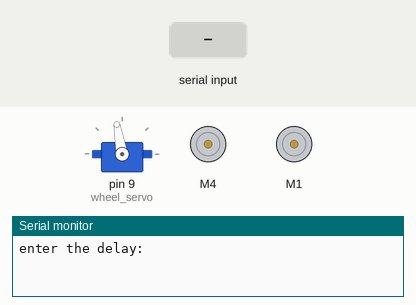
Recording of a sketch running on a simulated Arduino Uno, built with avr-gcc and run on an emulated ATmega328P. On the bench: servo, 2 × DC motor (green arrow = forward, orange = backward, longer = faster), the last lines printed to the serial monitor. The test bench sets the inputs (shaded band).

Above: at 1.2 s.
1.3 s: "90,45\n" received over Serial
At 2.0 s:
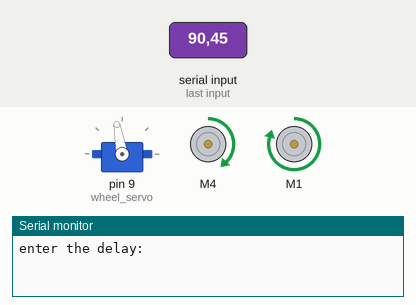
4.3 s: "30,150\n" received over Serial
At 7.05 s:
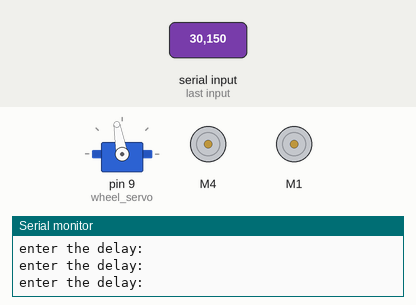
7.3 s: "0\n" received over Serial
Timing chart, 0 to 11.6 s (numbered marks = the images above; inputs shaded):
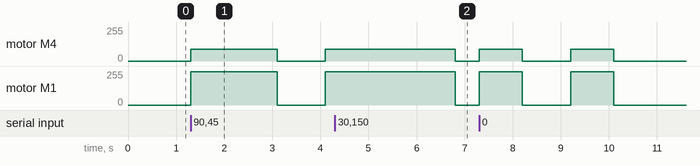

Measured:
- after the input at 1.3 s, motor M4: stopped → forward 90/255 at once, → stopped 1.8 s later, → forward 90/255 1.0 s later; motor M1: stopped → forward 250/255 at once, → stopped 1.8 s later, → forward 250/255 1.0 s later
- after the input at 4.3 s, motor M4: forward 90/255 → stopped after 2.5 s instead of 0.70 s; motor M1: forward 250/255 → stopped after 2.5 s instead of 0.70 s

The sketch:

runcheck.ino
```cpp
#include<Servo.h>
#include<AFMotor.h>
Servo wheel_servo;
AF_DCMotor right(4);
AF_DCMotor left(1);

void setup() {

  Serial.begin(9600);

  wheel_servo.attach(9);
  wheel_servo.write(100);
}

void loop() {
  int option;
  Serial.println("enter the delay:");
  while (Serial.available() == 0);
  option = Serial.parseInt();
  wheel_servo.write(100);
  right.run(FORWARD);
  right.setSpeed(200);
  right.setSpeed(90);
  left.run(FORWARD);
  left.setSpeed(250);
  delay(900);
   right.run(RELEASE);
  left.run(RELEASE);

}
```
